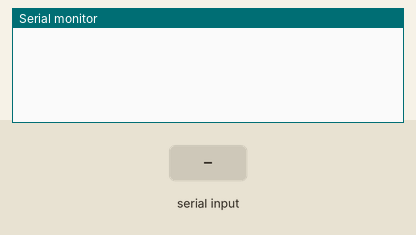
Recording of a sketch running on a simulated Arduino Uno, built with avr-gcc and run on an emulated ATmega328P. Parts: the last lines printed to the serial monitor. The inputs (shaded band) are chosen by the test bench.

Above: at 1.2 s.
1.3 s: ",\n" received over Serial
At 2.5 s:
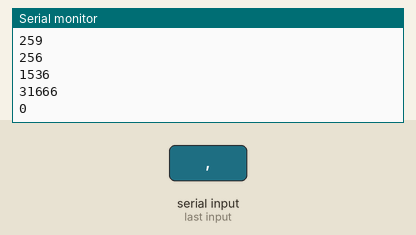
2.8 s: "90,45\n" received over Serial
At 3.8 s:
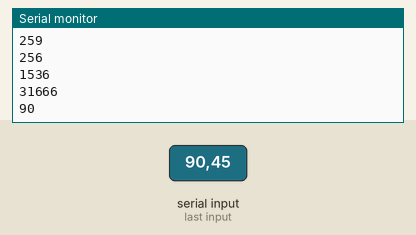
Timing chart, 0 to 5.8 s (numbered marks = the images above; inputs shaded):
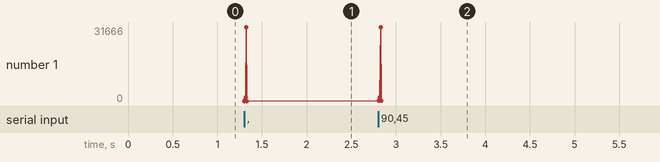

The sketch:

Delimiter_code.ino
```cpp
 #include <SoftwareSerial.h>
SoftwareSerial motorSerial(10, 11); //tx, rx (transmitting, receiving)
String command = "";
unsigned long lastTime = 0;
boolean on = false;
void setup()
{
  Serial.begin(9600);
  // put your setup code here, to run once:
  motorSerial.begin(38400);
}
void loop()
{
  // put your main code here, to run repeatedly:
  while (Serial.available() > 0) {
    int inChar = Serial.read();
    command += (char)inChar;


    if (inChar == '\n') {
       ProcessCommand(command);
       command = "";
    }
  }
  /*unsigned long currentTime = millis();
  if (currentTime > lastTime + 5000) {
    lastTime = currentTime;
    if (on == false) {
      ProcessCommand("75,75\n");
      on = true;
    } else {
      ProcessCommand("0\n");
      on = false;
    }
    Serial.println("Sent");
  }*/
}
void ProcessCommand(String command) {
  int data[5];
  int numArgs = 0;

  int beginIdx = 0;
  int idx = command.indexOf(",");
 // Serial.println(idx);

  while (idx != -1)
  {
      data[numArgs++] = command.substring(beginIdx, idx).toInt();//reads string from beginIdx to idx. toInt coverts string to int

      beginIdx = idx + 1;
      idx = command.indexOf(",", beginIdx);

      //Serial.println(numArgs);
  }
  Serial.println(data[0]);
  Serial.println(data[1]);
  Serial.println(data[2]);
  Serial.println(data[3]);
  data[numArgs] = command.substring(beginIdx).toInt();
  Serial.println(data[4]);
  int leftSpeed = data[0];
  int rightSpeed = data[1];

  Serial.println(leftSpeed);

  if (leftSpeed == 0) {
    motorSerial.write((byte)0); //moving the motor
  } else {
    motorSerial.write(leftSpeed);
    delay(42);
    motorSerial.write(rightSpeed + 127); //moving the right motor, for turning (or 127 is for adjusting?)
  }
}
```

Measured:
- after the input at 1.3 s, the serial monitor: prints a new line at once (image 1)
- after the input at 2.8 s, the serial monitor: prints a new line at once (image 2)
- plotted number 1: 0 → 90 after the input at 2.8 s
